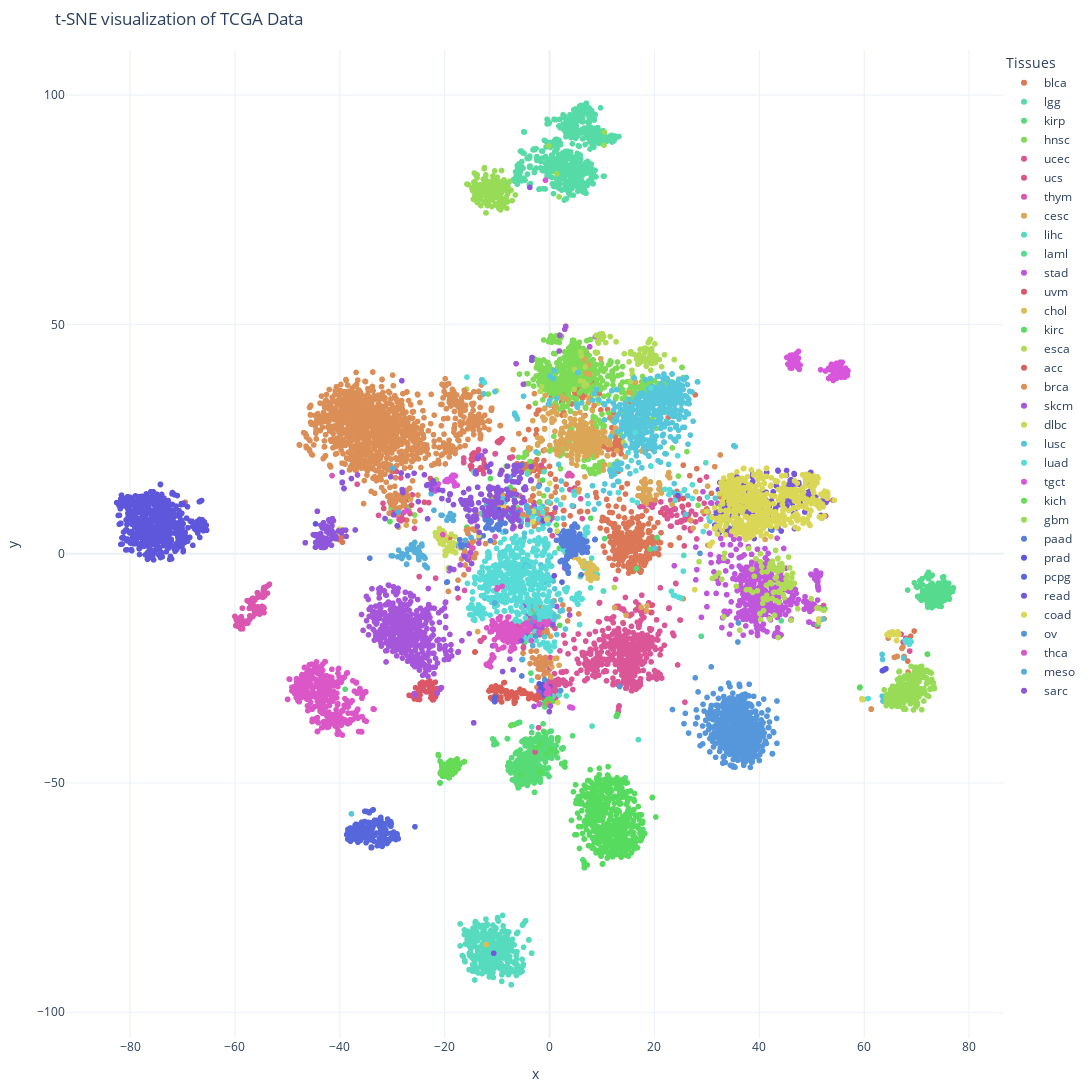

This figure's notebook cell:
### Markdown cell above
### Main Process

### Code cell
if __name__ == '__main__':
    
    import time
    # Time start
    start = time.time()
    
    # Set constant variables
    input_folder = r"/home/terry-liu/桌面/tcga_cancer"
    parquet_input = r"/home/terry-liu/桌面/tcga_cancer/final_data.parquet"
    metadata_path = r"/home/terry-liu/桌面/tcga_cancer/tcga_metadata.csv"
    output_path = r"/home/terry-liu/桌面/tsne_plot"
    
    if not os.path.isfile(parquet_input):
        # Find folders for each cancer
        print("Find folders for each cancer...")
        cancer_folder = find_folder(input_folder)
    
        print("Combining the tsv files to a intact dataframe...")
        preprocess(cancer_folder, input_folder)
    
    # genes_list = load_centrosome(do_centro = True) # Set True to enable centrosome gene filtering
    genes_list = []
    df_transposed = load_parquet(parquet_input, genes_list)
    df_matched, metadata_matched = load_metadata_labels(metadata_path, df_transposed)
    
    # Label for t-SNE plot
    label = metadata_matched["cancer_type"]
    
    # Pre-processing of data
    data_scaled, shape = data_process(df_matched)
    
    # t-SNE process
    tsne_results = perform_tsne_np(data_scaled)
    
    # Plotting
    output_image = os.path.join(output_path, "tcga_tsne_all_gene.png")
    plot_tsne(tsne_results, label, output_image)
    
    # End
    print(" [i] t-SNE analysis is completed.")

    end = time.time()
    elapsed_time = int(end - start)
    hours = elapsed_time // 3600
    minutes = elapsed_time % 3600 // 60
    seconds = elapsed_time % 60

    print(f" [i] Time spent: {hours} hours, {minutes} minutes and {seconds} seconds.")

### Figure 1 — Plotly figure (JSON) as saved in the notebook; plotly's stock layout.template omitted (floating-point values rounded to 4 significant figures; data arrays with more than 128 entries replaced by an {"elided": "..."} marker saying what was removed)
{"data": [{"hovertemplate": "<b>%{hovertext}</b><br><br>color=blca<br>x=%{x}<br>y=%{y}<extra></extra>", "hovertext": {"elided": "412 str values"}, "legendgroup": "blca", "marker": {"color": "rgb(219, 118, 86)", "symbol": "circle"}, "mode": "markers", "name": "blca", "showlegend": true, "type": "scattergl", "x": {"elided": "412 float values"}, "xaxis": "x", "y": {"elided": "412 float values"}, "yaxis": "y"}, {"hovertemplate": "<b>%{hovertext}</b><br><br>color=lgg<br>x=%{x}<br>y=%{y}<extra></extra>", "hovertext": {"elided": "534 str values"}, "legendgroup": "lgg", "marker": {"color": "rgb(86, 219, 166)", "symbol": "circle"}, "mode": "markers", "name": "lgg", "showlegend": true, "type": "scattergl", "x": {"elided": "534 float values"}, "xaxis": "x", "y": {"elided": "534 float values"}, "yaxis": "y"}, {"hovertemplate": "<b>%{hovertext}</b><br><br>color=kirp<br>x=%{x}<br>y=%{y}<extra></extra>", "hovertext": {"elided": "291 str values"}, "legendgroup": "kirp", "marker": {"color": "rgb(86, 219, 118)", "symbol": "circle"}, "mode": "markers", "name": "kirp", "showlegend": true, "type": "scattergl", "x": {"elided": "291 float values"}, "xaxis": "x", "y": {"elided": "291 float values"}, "yaxis": "y"}, {"hovertemplate": "<b>%{hovertext}</b><br><br>color=hnsc<br>x=%{x}<br>y=%{y}<extra></extra>", "hovertext": {"elided": "522 str values"}, "legendgroup": "hnsc", "marker": {"color": "rgb(126, 219, 86)", "symbol": "circle"}, "mode": "markers", "name": "hnsc", "showlegend": true, "type": "scattergl", "x": {"elided": "522 float values"}, "xaxis": "x", "y": {"elided": "522 float values"}, "yaxis": "y"}, {"hovertemplate": "<b>%{hovertext}</b><br><br>color=ucec<br>x=%{x}<br>y=%{y}<extra></extra>", "hovertext": {"elided": "554 str values"}, "legendgroup": "ucec", "marker": {"color": "rgb(219, 86, 151)", "symbol": "circle"}, "mode": "markers", "name": "ucec", "showlegend": true, "type": "scattergl", "x": {"elided": "554 float values"}, "xaxis": "x", "y": {"elided": "554 float values"}, "yaxis": "y"}, {"hovertemplate": "<b>%{hovertext}</b><br><br>color=ucs<br>x=%{x}<br>y=%{y}<extra></extra>", "hovertext": ["ucs", "ucs", "ucs", "ucs", "ucs", "ucs", "ucs", "ucs", "ucs", "ucs", "ucs", "ucs", "ucs", "ucs", "ucs", "ucs", "ucs", "ucs", "ucs", "ucs", "ucs", "ucs", "ucs", "ucs", "ucs", "ucs", "ucs", "ucs", "ucs", "ucs", "ucs", "ucs", "ucs", "ucs", "ucs", "ucs", "ucs", "ucs", "ucs", "ucs", "ucs", "ucs", "ucs", "ucs", "ucs", "ucs", "ucs", "ucs", "ucs", "ucs", "ucs", "ucs", "ucs", "ucs", "ucs", "ucs", "ucs"], "legendgroup": "ucs", "marker": {"color": "rgb(219, 86, 126)", "symbol": "circle"}, "mode": "markers", "name": "ucs", "showlegend": true, "type": "scattergl", "x": [19.32, -9.768, -14.26, 19.61, -9.175, 26.47, -14.17, -9.487, 21.18, -9.935, 25.68, -13.71, 28.67, 25.27, 24.62, -14.18, -14.47, 24.56, -9.703, -30.18, -31.62, -12.13, -9.516, -9.107, -14.95, -14.3, -14.88, -13.6, 28.57, -6.33, -13.87, -15.1, -23.88, -9.051, -14.02, 0.2888, -14.86, -14.66, 26.5, -3.042, -9.629, -14.83, 4.795, -22.71, -14.79, -12.76, -13.66, 21.93, -29.2, -9.654, -13.22, -23.05, -13.14, -26.33, -12.44, -9.652, -12.6], "xaxis": "x", "y": [-12.84, 24.38, 17.55, -11.19, 24.88, 10.65, 21.46, 24.4, 9.002, 24.35, 1.698, 20.99, 16.02, 10.34, 12.47, 17.74, 21.96, 11.88, 24.59, 18.62, 9.868, 18.94, 24.6, 25.08, 20.69, 21.55, 18.44, 20.85, 11.94, 9.177, 18.08, 19.15, 11.21, 25.07, 18.06, 8.475, 19.14, 20.47, 8.494, 11.19, 24.51, 20.37, 14.31, 16.38, 21.6, 18.19, 22.25, 8.446, 17.93, 24.21, 18.7, 11.13, 18.41, 10.6, 19.57, 24.53, 20.54], "yaxis": "y"}, {"hovertemplate": "<b>%{hovertext}</b><br><br>color=thym<br>x=%{x}<br>y=%{y}<extra></extra>", "hovertext": ["thym", "thym", "thym", "thym", "thym", "thym", "thym", "thym", "thym", "thym", "thym", "thym", "thym", "thym", "thym", "thym", "thym", "thym", "thym", "thym", "thym", "thym", "thym", "thym", "thym", "thym", "thym", "thym", "thym", "thym", "thym", "thym", "thym", "thym", "thym", "thym", "thym", "thym", "thym", "thym", "thym", "thym", "thym", "thym", "thym", "thym", "thym", "thym", "thym", "thym", "thym", "thym", "thym", "thym", "thym", "thym", "thym", "thym", "thym", "thym", "thym", "thym", "thym", "thym", "thym", "thym", "thym", "thym", "thym", "thym", "thym", "thym", "thym", "thym", "thym", "thym", "thym", "thym", "thym", "thym", "thym", "thym", "thym", "thym", "thym", "thym", "thym", "thym", "thym", "thym", "thym", "thym", "thym", "thym", "thym", "thym", "thym", "thym", "thym", "thym", "thym", "thym", "thym", "thym", "thym", "thym", "thym", "thym", "thym", "thym", "thym", "thym", "thym", "thym", "thym", "thym", "thym", "thym", "thym", "thym"], "legendgroup": "thym", "marker": {"color": "rgb(219, 86, 175)", "symbol": "circle"}, "mode": "markers", "name": "thym", "showlegend": true, "type": "scattergl", "x": [-57.05, -56.68, -58.92, -54.47, -58.77, -55.24, 3.647, -59.45, -55.28, -58.14, -55.83, -58.79, -59.18, -15.46, -57.26, -56.08, -56.27, -56.26, -58.98, -54.35, -53.62, -57.65, -27.31, 4.272, -54.71, -58.87, -57.68, -59.93, -55.7, -54.03, -54.34, -56.77, -56.56, -55.04, -54.46, -58.54, -55.35, -59.42, -56.67, -60.01, -58.59, -58.76, -59.83, -55.57, 3.773, -56.65, 1.972, -56.21, 3.764, -58.25, -41.48, -56.95, -57.17, -56.77, -55.94, -54.98, -56.1, -57.57, -53.41, -54.71, -55.05, -57.42, -57.19, -56.27, -55.21, -54.69, -55.93, -56.04, -56.6, -59.36, -54.74, -56.7, -27.78, -56.61, -59.4, -55.68, -56.73, -54.85, -54.6, -54.5, -58.08, -55.3, -16.21, -54.54, -55.08, -58.89, -55.56, -59.1, -54.45, -55.83, -59.15, -56.56, -56.65, -54.63, -59.16, -58.84, -55.91, -56.39, -55.72, -59.24, -59.18, -57.18, -55.73, -59.7, -55.55, -54.76, -29.09, -58.93, -53.79, -58.07, -57.03, -54.63, 3.402, -57.16, -57.53, -16.39, 4.132, -56.67, -54.78, -55.43], "xaxis": "x", "y": [-10.8, -11.85, -16.2, -7.375, -16.28, -9.324, 17.44, -15.85, -9.361, -15.27, -12.12, -13.75, -15.12, -3.414, -11.93, -13.07, -11.43, -12.98, -15.73, -9.225, -6.895, -14.71, 12.24, 17.02, -12.36, -16.25, -10.23, -13.81, -12.3, -7.221, -7.522, -10.2, -13.71, -12.76, -12.87, -16.38, -12.08, -14.06, -11.32, -13.66, -11.88, -13.92, -15.69, -11.74, 17.33, -11.42, -21.2, -10.13, 17.49, -14.83, 17.02, -10.74, -13.56, -10.37, -12.51, -11.77, -12.13, -14.65, -6.658, -9.498, -12.21, -10.4, -14.38, -12.51, -13.04, -12.3, -12.46, -12.59, -9.715, -14.92, -12.1, -10.47, 8.999, -11.12, -15.6, -8.614, -11.38, -11.48, -7.989, -7.847, -14.97, -13.18, -8.024, -11.67, -12.62, -16.4, -11.61, -14.8, -11.91, -12.24, -14.69, -10.04, -13.65, -9.47, -15.9, -15.03, -12.29, -12.05, -8.503, -15.82, -14.65, -11.75, -9.559, -14.53, -9.402, -12.64, 9.068, -14.64, -8.613, -14.75, -10.12, -8.759, 17.0, -10.56, -15.14, -0.2659, 17.11, -11.69, -9.189, -12.69], "yaxis": "y"}, {"hovertemplate": "<b>%{hovertext}</b><br><br>color=cesc<br>x=%{x}<br>y=%{y}<extra></extra>", "hovertext": {"elided": "306 str values"}, "legendgroup": "cesc", "marker": {"color": "rgb(219, 166, 86)", "symbol": "circle"}, "mode": "markers", "name": "cesc", "showlegend": true, "type": "scattergl", "x": {"elided": "306 float values"}, "xaxis": "x", "y": {"elided": "306 float values"}, "yaxis": "y"}, {"hovertemplate": "<b>%{hovertext}</b><br><br>color=lihc<br>x=%{x}<br>y=%{y}<extra></extra>", "hovertext": {"elided": "374 str values"}, "legendgroup": "lihc", "marker": {"color": "rgb(86, 219, 191)", "symbol": "circle"}, "mode": "markers", "name": "lihc", "showlegend": true, "type": "scattergl", "x": {"elided": "374 float values"}, "xaxis": "x", "y": {"elided": "374 float values"}, "yaxis": "y"}, {"hovertemplate": "<b>%{hovertext}</b><br><br>color=laml<br>x=%{x}<br>y=%{y}<extra></extra>", "hovertext": {"elided": "151 str values"}, "legendgroup": "laml", "marker": {"color": "rgb(86, 219, 142)", "symbol": "circle"}, "mode": "markers", "name": "laml", "showlegend": true, "type": "scattergl", "x": {"elided": "151 float values"}, "xaxis": "x", "y": {"elided": "151 float values"}, "yaxis": "y"}, {"hovertemplate": "<b>%{hovertext}</b><br><br>color=stad<br>x=%{x}<br>y=%{y}<extra></extra>", "hovertext": {"elided": "412 str values"}, "legendgroup": "stad", "marker": {"color": "rgb(191, 86, 219)", "symbol": "circle"}, "mode": "markers", "name": "stad", "showlegend": true, "type": "scattergl", "x": {"elided": "412 float values"}, "xaxis": "x", "y": {"elided": "412 float values"}, "yaxis": "y"}, {"hovertemplate": "<b>%{hovertext}</b><br><br>color=uvm<br>x=%{x}<br>y=%{y}<extra></extra>", "hovertext": ["uvm", "uvm", "uvm", "uvm", "uvm", "uvm", "uvm", "uvm", "uvm", "uvm", "uvm", "uvm", "uvm", "uvm", "uvm", "uvm", "uvm", "uvm", "uvm", "uvm", "uvm", "uvm", "uvm", "uvm", "uvm", "uvm", "uvm", "uvm", "uvm", "uvm", "uvm", "uvm", "uvm", "uvm", "uvm", "uvm", "uvm", "uvm", "uvm", "uvm", "uvm", "uvm", "uvm", "uvm", "uvm", "uvm", "uvm", "uvm", "uvm", "uvm", "uvm", "uvm", "uvm", "uvm", "uvm", "uvm", "uvm", "uvm", "uvm", "uvm", "uvm", "uvm", "uvm", "uvm", "uvm", "uvm", "uvm", "uvm", "uvm", "uvm", "uvm", "uvm", "uvm", "uvm", "uvm", "uvm", "uvm", "uvm", "uvm", "uvm"], "legendgroup": "uvm", "marker": {"color": "rgb(219, 86, 102)", "symbol": "circle"}, "mode": "markers", "name": "uvm", "showlegend": true, "type": "scattergl", "x": [-24.18, -23.51, -22.63, -22.41, -24.08, -21.9, -25.15, -23.76, -22.76, -22.28, -22.15, -24.37, -24.95, -22.86, -23.15, -23.76, -24.8, -22.31, -24.14, -22.11, -25.76, -23.06, -25.22, -24.18, -22.82, -24.69, -25.78, -22.76, -25.71, -1.47, -21.59, -24.79, -22.88, -22.0, -23.05, -1.054, -25.84, -26.32, -22.86, -23.03, -24.15, -24.01, -21.82, -24.12, -21.84, -25.48, -24.36, -25.8, -22.3, -25.56, -24.7, -22.6, -25.05, -22.8, -24.26, -25.54, -24.65, -22.84, -23.31, -21.49, -22.36, -24.1, -25.44, -26.79, -24.05, -22.92, -22.99, -22.12, -24.05, -21.75, -21.79, -22.58, -22.3, -25.71, -22.84, -25.41, -21.75, -23.68, -23.15, -25.54], "xaxis": "x", "y": [-28.74, -30.13, -31.44, -29.58, -28.63, -30.92, -31.77, -28.29, -29.77, -29.75, -31.85, -29.23, -30.6, -29.34, -30.02, -28.53, -29.54, -28.53, -28.69, -31.77, -31.57, -29.91, -31.09, -29.02, -27.77, -28.37, -31.66, -28.48, -31.32, -31.43, -29.61, -31.8, -29.47, -29.88, -28.64, -31.0, -31.34, -30.99, -28.33, -28.24, -29.78, -28.66, -29.89, -29.04, -30.88, -31.01, -28.69, -31.13, -31.88, -29.23, -30.81, -29.28, -30.23, -28.18, -28.01, -31.56, -29.26, -29.63, -28.05, -29.41, -29.49, -28.96, -31.24, -30.88, -29.04, -28.02, -28.44, -31.41, -29.14, -31.22, -28.01, -30.87, -31.25, -31.23, -28.59, -31.06, -30.08, -28.6, -30.03, -31.21], "yaxis": "y"}, {"hovertemplate": "<b>%{hovertext}</b><br><br>color=chol<br>x=%{x}<br>y=%{y}<extra></extra>", "hovertext": ["chol", "chol", "chol", "chol", "chol", "chol", "chol", "chol", "chol", "chol", "chol", "chol", "chol", "chol", "chol", "chol", "chol", "chol", "chol", "chol", "chol", "chol", "chol", "chol", "chol", "chol", "chol", "chol", "chol", "chol", "chol", "chol", "chol", "chol", "chol"], "legendgroup": "chol", "marker": {"color": "rgb(219, 191, 86)", "symbol": "circle"}, "mode": "markers", "name": "chol", "showlegend": true, "type": "scattergl", "x": [8.448, 7.78, 7.233, 9.064, 27.89, 9.017, -1.853, 8.0, 5.542, 7.845, 7.739, 7.293, 7.527, 7.253, 4.99, 7.277, 7.312, -2.508, 6.381, 7.374, 4.165, 7.791, 7.094, 5.956, 4.634, -12.09, 6.826, 8.599, 8.634, 6.524, 8.452, 8.678, 8.245, 6.358, -16.94], "xaxis": "x", "y": [-5.106, -3.957, -4.312, -5.355, 13.5, -3.466, 15.87, -4.808, -1.204, -5.832, -2.032, -3.256, -3.138, -3.165, 0.3682, -4.552, -3.24, -11.98, -2.698, -5.397, 3.228, -2.612, -4.345, -1.951, -0.826, -85.22, -2.689, -3.004, -4.929, -1.594, -3.233, -5.209, -2.6, -2.801, 1.933], "yaxis": "y"}, {"hovertemplate": "<b>%{hovertext}</b><br><br>color=kirc<br>x=%{x}<br>y=%{y}<extra></extra>", "hovertext": {"elided": "542 str values"}, "legendgroup": "kirc", "marker": {"color": "rgb(86, 219, 94)", "symbol": "circle"}, "mode": "markers", "name": "kirc", "showlegend": true, "type": "scattergl", "x": {"elided": "542 float values"}, "xaxis": "x", "y": {"elided": "542 float values"}, "yaxis": "y"}, {"hovertemplate": "<b>%{hovertext}</b><br><br>color=esca<br>x=%{x}<br>y=%{y}<extra></extra>", "hovertext": {"elided": "185 str values"}, "legendgroup": "esca", "marker": {"color": "rgb(175, 219, 86)", "symbol": "circle"}, "mode": "markers", "name": "esca", "showlegend": true, "type": "scattergl", "x": {"elided": "185 float values"}, "xaxis": "x", "y": {"elided": "185 float values"}, "yaxis": "y"}, {"hovertemplate": "<b>%{hovertext}</b><br><br>color=acc<br>x=%{x}<br>y=%{y}<extra></extra>", "hovertext": ["acc", "acc", "acc", "acc", "acc", "acc", "acc", "acc", "acc", "acc", "acc", "acc", "acc", "acc", "acc", "acc", "acc", "acc", "acc", "acc", "acc", "acc", "acc", "acc", "acc", "acc", "acc", "acc", "acc", "acc", "acc", "acc", "acc", "acc", "acc", "acc", "acc", "acc", "acc", "acc", "acc", "acc", "acc", "acc", "acc", "acc", "acc", "acc", "acc", "acc", "acc", "acc", "acc", "acc", "acc", "acc", "acc", "acc", "acc", "acc", "acc", "acc", "acc", "acc", "acc", "acc", "acc", "acc", "acc", "acc", "acc", "acc", "acc", "acc", "acc", "acc", "acc", "acc", "acc"], "legendgroup": "acc", "marker": {"color": "rgb(219, 94, 86)", "symbol": "circle"}, "mode": "markers", "name": "acc", "showlegend": true, "type": "scattergl", "x": [-2.146, -7.594, -2.251, -9.528, -4.968, -6.725, -3.989, -6.689, -6.678, -6.58, -8.037, -7.234, -10.17, -11.56, -2.164, -10.8, -5.33, -10.92, -3.023, -2.506, -10.22, -10.51, -6.645, -7.915, -11.09, -1.262, -10.28, -11.1, -10.07, -8.942, -6.303, -8.067, -4.329, -14.21, -8.058, -14.25, -9.138, -6.759, -9.942, -9.114, -10.26, -2.279, -11.24, -9.363, -8.293, -7.602, -4.91, -10.61, -11.1, -2.968, -10.02, -2.46, -8.213, -9.683, -6.269, -11.47, -6.577, -5.641, -8.091, -10.61, -4.824, -5.979, -2.914, -6.57, -6.635, -9.146, -8.728, -9.28, -7.982, -8.601, -3.551, -8.989, 25.51, -1.758, -3.24, -10.04, -9.235, -6.69, -10.23], "xaxis": "x", "y": [-30.69, -31.15, -31.14, -29.75, -30.21, -32.62, -31.61, -31.18, -32.41, -31.06, -30.69, -30.15, -31.52, -29.94, -31.33, -31.28, -30.48, -31.71, -31.51, -31.8, -29.89, -31.13, -32.04, -31.52, -29.07, -30.93, -28.83, -29.8, -31.9, -29.69, -30.36, -30.55, -30.49, -21.42, 9.892, -21.46, -32.33, -32.06, -29.48, -29.77, -30.84, -31.08, -31.39, -29.11, -30.67, -31.04, -29.93, -29.8, -29.78, 18.15, -29.73, -31.11, -29.9, -29.31, -31.36, -29.75, -32.31, -29.58, -31.57, -29.78, -30.42, 8.62, -31.08, -31.19, -31.8, -29.97, -28.16, -31.27, -30.64, -28.09, -30.61, -29.64, 12.04, -30.96, -31.13, -31.09, -30.03, -32.36, -30.77], "yaxis": "y"}, {"hovertemplate": "<b>%{hovertext}</b><br><br>color=brca<br>x=%{x}<br>y=%{y}<extra></extra>", "hovertext": {"elided": "1118 str values"}, "legendgroup": "brca", "marker": {"color": "rgb(219, 142, 86)", "symbol": "circle"}, "mode": "markers", "name": "brca", "showlegend": true, "type": "scattergl", "x": {"elided": "1118 float values"}, "xaxis": "x", "y": {"elided": "1118 float values"}, "yaxis": "y"}, {"hovertemplate": "<b>%{hovertext}</b><br><br>color=skcm<br>x=%{x}<br>y=%{y}<extra></extra>", "hovertext": {"elided": "472 str values"}, "legendgroup": "skcm", "marker": {"color": "rgb(166, 86, 219)", "symbol": "circle"}, "mode": "markers", "name": "skcm", "showlegend": true, "type": "scattergl", "x": {"elided": "472 float values"}, "xaxis": "x", "y": {"elided": "472 float values"}, "yaxis": "y"}, {"hovertemplate": "<b>%{hovertext}</b><br><br>color=dlbc<br>x=%{x}<br>y=%{y}<extra></extra>", "hovertext": ["dlbc", "dlbc", "dlbc", "dlbc", "dlbc", "dlbc", "dlbc", "dlbc", "dlbc", "dlbc", "dlbc", "dlbc", "dlbc", "dlbc", "dlbc", "dlbc", "dlbc", "dlbc", "dlbc", "dlbc", "dlbc", "dlbc", "dlbc", "dlbc", "dlbc", "dlbc", "dlbc", "dlbc", "dlbc", "dlbc", "dlbc", "dlbc", "dlbc", "dlbc", "dlbc", "dlbc", "dlbc", "dlbc", "dlbc", "dlbc", "dlbc", "dlbc", "dlbc", "dlbc", "dlbc", "dlbc", "dlbc", "dlbc"], "legendgroup": "dlbc", "marker": {"color": "rgb(199, 219, 86)", "symbol": "circle"}, "mode": "markers", "name": "dlbc", "showlegend": true, "type": "scattergl", "x": [-19.9, -20.25, -18.54, -20.12, -17.99, -18.88, -20.03, -17.45, -18.3, -19.98, -18.76, -20.77, -20.99, -20.91, -19.73, -17.17, -19.93, -19.76, -18.31, -19.28, -20.83, -21.59, -19.82, -20.85, -19.63, -19.85, -18.75, -21.69, -19.9, -19.28, -17.93, -20.49, -19.33, -20.43, -19.05, -18.38, -20.83, -21.31, -20.79, -18.07, -19.38, -19.83, -18.96, -21.79, -18.37, 51.38, -19.8, -21.2], "xaxis": "x", "y": [0.5774, 1.972, 0.5472, 3.435, 3.666, 2.416, 4.484, 2.098, 2.321, 2.927, 0.575, 3.275, 5.468, 2.914, 0.3094, 1.243, -0.3642, 3.737, 0.4992, -3.054, 2.224, 4.449, -0.2583, 4.317, 0.4608, -0.2052, 4.266, 3.838, -0.3338, -3.276, 0.1668, 2.229, 1.382, 4.976, 2.291, 2.272, 3.325, 3.407, 3.316, 0.3923, 1.263, 2.897, 2.106, 4.568, 1.567, -14.91, -0.1006, 3.23], "yaxis": "y"}, {"hovertemplate": "<b>%{hovertext}</b><br><br>color=lusc<br>x=%{x}<br>y=%{y}<extra></extra>", "hovertext": {"elided": "511 str values"}, "legendgroup": "lusc", "marker": {"color": "rgb(86, 199, 219)", "symbol": "circle"}, "mode": "markers", "name": "lusc", "showlegend": true, "type": "scattergl", "x": {"elided": "511 float values"}, "xaxis": "x", "y": {"elided": "511 float values"}, "yaxis": "y"}, {"hovertemplate": "<b>%{hovertext}</b><br><br>color=luad<br>x=%{x}<br>y=%{y}<extra></extra>", "hovertext": {"elided": "541 str values"}, "legendgroup": "luad", "marker": {"color": "rgb(86, 219, 215)", "symbol": "circle"}, "mode": "markers", "name": "luad", "showlegend": true, "type": "scattergl", "x": {"elided": "541 float values"}, "xaxis": "x", "y": {"elided": "541 float values"}, "yaxis": "y"}, {"hovertemplate": "<b>%{hovertext}</b><br><br>color=tgct<br>x=%{x}<br>y=%{y}<extra></extra>", "hovertext": {"elided": "156 str values"}, "legendgroup": "tgct", "marker": {"color": "rgb(215, 86, 219)", "symbol": "circle"}, "mode": "markers", "name": "tgct", "showlegend": true, "type": "scattergl", "x": {"elided": "156 float values"}, "xaxis": "x", "y": {"elided": "156 float values"}, "yaxis": "y"}, {"hovertemplate": "<b>%{hovertext}</b><br><br>color=kich<br>x=%{x}<br>y=%{y}<extra></extra>", "hovertext": ["kich", "kich", "kich", "kich", "kich", "kich", "kich", "kich", "kich", "kich", "kich", "kich", "kich", "kich", "kich", "kich", "kich", "kich", "kich", "kich", "kich", "kich", "kich", "kich", "kich", "kich", "kich", "kich", "kich", "kich", "kich", "kich", "kich", "kich", "kich", "kich", "kich", "kich", "kich", "kich", "kich", "kich", "kich", "kich", "kich", "kich", "kich", "kich", "kich", "kich", "kich", "kich", "kich", "kich", "kich", "kich", "kich", "kich", "kich", "kich", "kich", "kich", "kich", "kich", "kich", "kich"], "legendgroup": "kich", "marker": {"color": "rgb(102, 219, 86)", "symbol": "circle"}, "mode": "markers", "name": "kich", "showlegend": true, "type": "scattergl", "x": [-16.42, -19.47, -21.21, -18.48, -7.164, -19.82, -18.69, -18.32, -19.61, -19.15, -19.35, -19.01, -19.98, -19.07, -7.219, -17.65, -19.03, -20.1, -17.44, -19.0, -18.52, -18.85, -7.136, -18.02, -19.77, -17.82, -16.21, -20.12, -7.38, -19.57, -20.56, -20.77, -20.54, -17.53, -19.01, -18.52, 1.295, -18.95, -19.34, -18.36, -20.54, -18.07, -19.84, -19.59, -18.86, -20.36, -18.64, -18.05, -18.56, -18.66, -19.46, -18.46, -19.38, -8.233, -18.05, -20.51, -19.23, -19.32, -19.87, -20.21, -20.63, -20.86, -17.64, -18.01, -18.6, -19.23], "xaxis": "x", "y": [-45.45, -46.46, -43.94, -47.1, -37.33, -46.67, -46.78, -45.66, -47.49, -48.59, -46.54, -46.93, -47.98, -45.32, -37.36, -46.89, -47.74, -45.97, -46.92, -47.6, -45.96, -47.15, -37.31, -47.66, -48.58, -45.59, -45.33, -47.67, -37.48, -47.88, -45.94, -48.05, -45.83, -45.34, -45.76, -48.1, 6.261, -47.46, -47.26, -45.99, -46.42, -46.23, -47.44, -47.22, -45.08, -47.53, -46.19, -46.34, -47.33, -46.03, -46.04, -47.88, -48.2, 19.1, -45.65, -47.24, -46.96, -45.55, -48.47, -48.0, -47.31, -47.81, -44.77, -46.59, -46.54, -48.52], "yaxis": "y"}, {"hovertemplate": "<b>%{hovertext}</b><br><br>color=gbm<br>x=%{x}<br>y=%{y}<extra></extra>", "hovertext": {"elided": "386 str values"}, "legendgroup": "gbm", "marker": {"color": "rgb(151, 219, 86)", "symbol": "circle"}, "mode": "markers", "name": "gbm", "showlegend": true, "type": "scattergl", "x": {"elided": "386 float values"}, "xaxis": "x", "y": {"elided": "386 float values"}, "yaxis": "y"}, {"hovertemplate": "<b>%{hovertext}</b><br><br>color=paad<br>x=%{x}<br>y=%{y}<extra></extra>", "hovertext": {"elided": "179 str values"}, "legendgroup": "paad", "marker": {"color": "rgb(86, 126, 219)", "symbol": "circle"}, "mode": "markers", "name": "paad", "showlegend": true, "type": "scattergl", "x": {"elided": "179 float values"}, "xaxis": "x", "y": {"elided": "179 float values"}, "yaxis": "y"}, {"hovertemplate": "<b>%{hovertext}</b><br><br>color=prad<br>x=%{x}<br>y=%{y}<extra></extra>", "hovertext": {"elided": "502 str values"}, "legendgroup": "prad", "marker": {"color": "rgb(94, 86, 219)", "symbol": "circle"}, "mode": "markers", "name": "prad", "showlegend": true, "type": "scattergl", "x": {"elided": "502 float values"}, "xaxis": "x", "y": {"elided": "502 float values"}, "yaxis": "y"}, {"hovertemplate": "<b>%{hovertext}</b><br><br>color=pcpg<br>x=%{x}<br>y=%{y}<extra></extra>", "hovertext": {"elided": "184 str values"}, "legendgroup": "pcpg", "marker": {"color": "rgb(86, 102, 219)", "symbol": "circle"}, "mode": "markers", "name": "pcpg", "showlegend": true, "type": "scattergl", "x": {"elided": "184 float values"}, "xaxis": "x", "y": {"elided": "184 float values"}, "yaxis": "y"}, {"hovertemplate": "<b>%{hovertext}</b><br><br>color=read<br>x=%{x}<br>y=%{y}<extra></extra>", "hovertext": {"elided": "167 str values"}, "legendgroup": "read", "marker": {"color": "rgb(118, 86, 219)", "symbol": "circle"}, "mode": "markers", "name": "read", "showlegend": true, "type": "scattergl", "x": {"elided": "167 float values"}, "xaxis": "x", "y": {"elided": "167 float values"}, "yaxis": "y"}, {"hovertemplate": "<b>%{hovertext}</b><br><br>color=coad<br>x=%{x}<br>y=%{y}<extra></extra>", "hovertext": {"elided": "483 str values"}, "legendgroup": "coad", "marker": {"color": "rgb(219, 215, 86)", "symbol": "circle"}, "mode": "markers", "name": "coad", "showlegend": true, "type": "scattergl", "x": {"elided": "483 float values"}, "xaxis": "x", "y": {"elided": "483 float values"}, "yaxis": "y"}, {"hovertemplate": "<b>%{hovertext}</b><br><br>color=ov<br>x=%{x}<br>y=%{y}<extra></extra>", "hovertext": {"elided": "429 str values"}, "legendgroup": "ov", "marker": {"color": "rgb(86, 151, 219)", "symbol": "circle"}, "mode": "markers", "name": "ov", "showlegend": true, "type": "scattergl", "x": {"elided": "429 float values"}, "xaxis": "x", "y": {"elided": "429 float values"}, "yaxis": "y"}, {"hovertemplate": "<b>%{hovertext}</b><br><br>color=thca<br>x=%{x}<br>y=%{y}<extra></extra>", "hovertext": {"elided": "513 str values"}, "legendgroup": "thca", "marker": {"color": "rgb(219, 86, 199)", "symbol": "circle"}, "mode": "markers", "name": "thca", "showlegend": true, "type": "scattergl", "x": {"elided": "513 float values"}, "xaxis": "x", "y": {"elided": "513 float values"}, "yaxis": "y"}, {"hovertemplate": "<b>%{hovertext}</b><br><br>color=meso<br>x=%{x}<br>y=%{y}<extra></extra>", "hovertext": ["meso", "meso", "meso", "meso", "meso", "meso", "meso", "meso", "meso", "meso", "meso", "meso", "meso", "meso", "meso", "meso", "meso", "meso", "meso", "meso", "meso", "meso", "meso", "meso", "meso", "meso", "meso", "meso", "meso", "meso", "meso", "meso", "meso", "meso", "meso", "meso", "meso", "meso", "meso", "meso", "meso", "meso", "meso", "meso", "meso", "meso", "meso", "meso", "meso", "meso", "meso", "meso", "meso", "meso", "meso", "meso", "meso", "meso", "meso", "meso", "meso", "meso", "meso", "meso", "meso", "meso", "meso", "meso", "meso", "meso", "meso", "meso", "meso", "meso", "meso", "meso", "meso", "meso", "meso", "meso", "meso", "meso", "meso", "meso", "meso", "meso", "meso"], "legendgroup": "meso", "marker": {"color": "rgb(86, 175, 219)", "symbol": "circle"}, "mode": "markers", "name": "meso", "showlegend": true, "type": "scattergl", "x": [-26.17, -27.28, -26.81, -18.93, -24.99, -18.32, -28.0, -27.09, -25.98, -4.367, -19.24, -26.04, -5.149, -26.09, -19.18, -20.5, -25.7, -27.34, -4.364, -26.11, -3.2, -27.72, -24.41, -7.544, -22.59, -28.12, -10.46, -5.376, -7.453, -19.34, -28.45, -14.98, -28.1, -23.49, -27.26, -16.04, -2.806, -25.26, -18.38, -24.26, -28.18, -30.2, -28.09, -28.18, -24.93, -23.6, -19.02, -2.114, -19.56, -20.7, -28.84, -27.25, -24.37, -26.07, -29.86, -24.35, -4.045, -28.19, -25.54, -18.9, -23.95, -12.02, -24.86, -28.95, -24.9, -25.45, -11.22, -26.92, -22.05, -27.94, -4.309, -3.909, -24.91, -23.75, -24.33, -19.17, -5.273, -29.94, -28.79, -26.36, -19.06, -4.366, -23.82, -23.29, -24.88, -25.71, -25.08], "xaxis": "x", "y": [1.325, -0.1135, -0.8316, 8.751, 0.7656, 8.353, -0.3653, 0.9934, 1.561, 9.854, 7.698, 1.037, -23.05, 1.839, 7.915, 8.381, 2.472, -0.2091, 10.25, 1.235, -20.06, -0.1823, -0.5017, 16.68, 13.06, -0.3494, -10.76, 6.788, 8.589, 7.994, -0.6748, 3.532, -0.03165, -2.898, -2.351, 2.91, -13.9, 0.7729, 7.242, -0.3796, -0.09021, -0.4429, -0.746, -0.512, -0.7274, -2.761, -3.181, 14.64, 7.317, 8.409, 9.052, -2.258, 2.095, 0.808, 18.64, -0.3942, 9.053, -1.047, 0.8135, 8.574, -0.64, 10.71, 0.3381, -0.6843, -0.9866, 0.7464, 11.14, 0.8631, 9.472, -0.2921, 10.42, 9.148, -1.339, -1.018, 1.708, 7.719, -23.12, -0.4884, 0.7648, 1.909, 8.227, 10.44, -2.478, -3.094, 1.417, 0.3102, -0.135], "yaxis": "y"}, {"hovertemplate": "<b>%{hovertext}</b><br><br>color=sarc<br>x=%{x}<br>y=%{y}<extra></extra>", "hovertext": {"elided": "263 str values"}, "legendgroup": "sarc", "marker": {"color": "rgb(142, 86, 219)", "symbol": "circle"}, "mode": "markers", "name": "sarc", "showlegend": true, "type": "scattergl", "x": {"elided": "263 float values"}, "xaxis": "x", "y": {"elided": "263 float values"}, "yaxis": "y"}], "layout": {"height": 1600, "legend": {"title": {"text": "Tissues"}, "tracegroupgap": 0, "x": 1, "xanchor": "left", "y": 1, "yanchor": "top"}, "margin": {"b": 50, "l": 50, "r": 50, "t": 50}, "title": {"text": "t-SNE visualization of TCGA Data"}, "width": 2000, "xaxis": {"anchor": "y", "domain": [0, 1], "title": {"text": "x"}}, "yaxis": {"anchor": "x", "domain": [0, 1], "title": {"text": "y"}}}}
